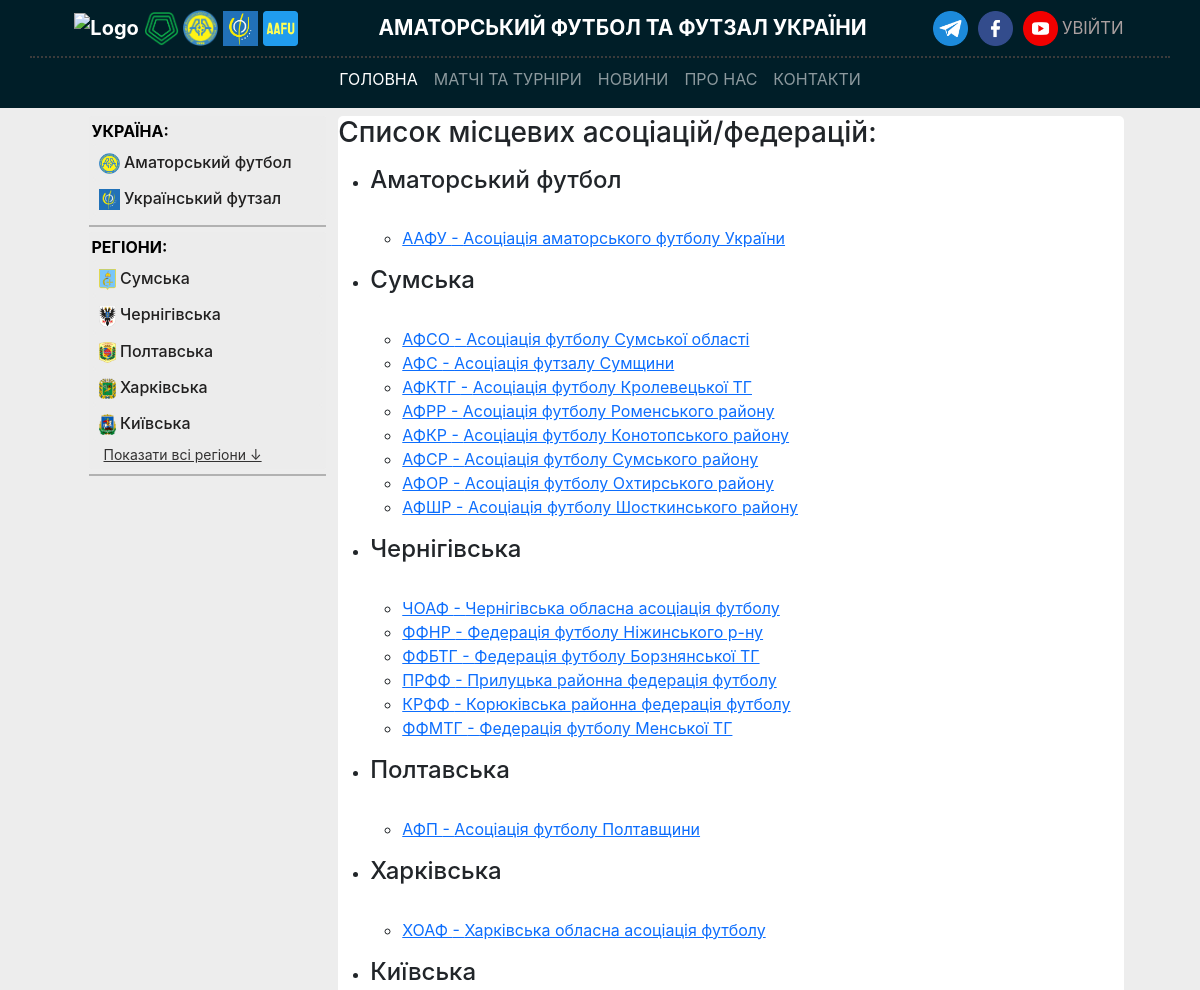
Page /organizations/ (upper part) on the earlier database version.
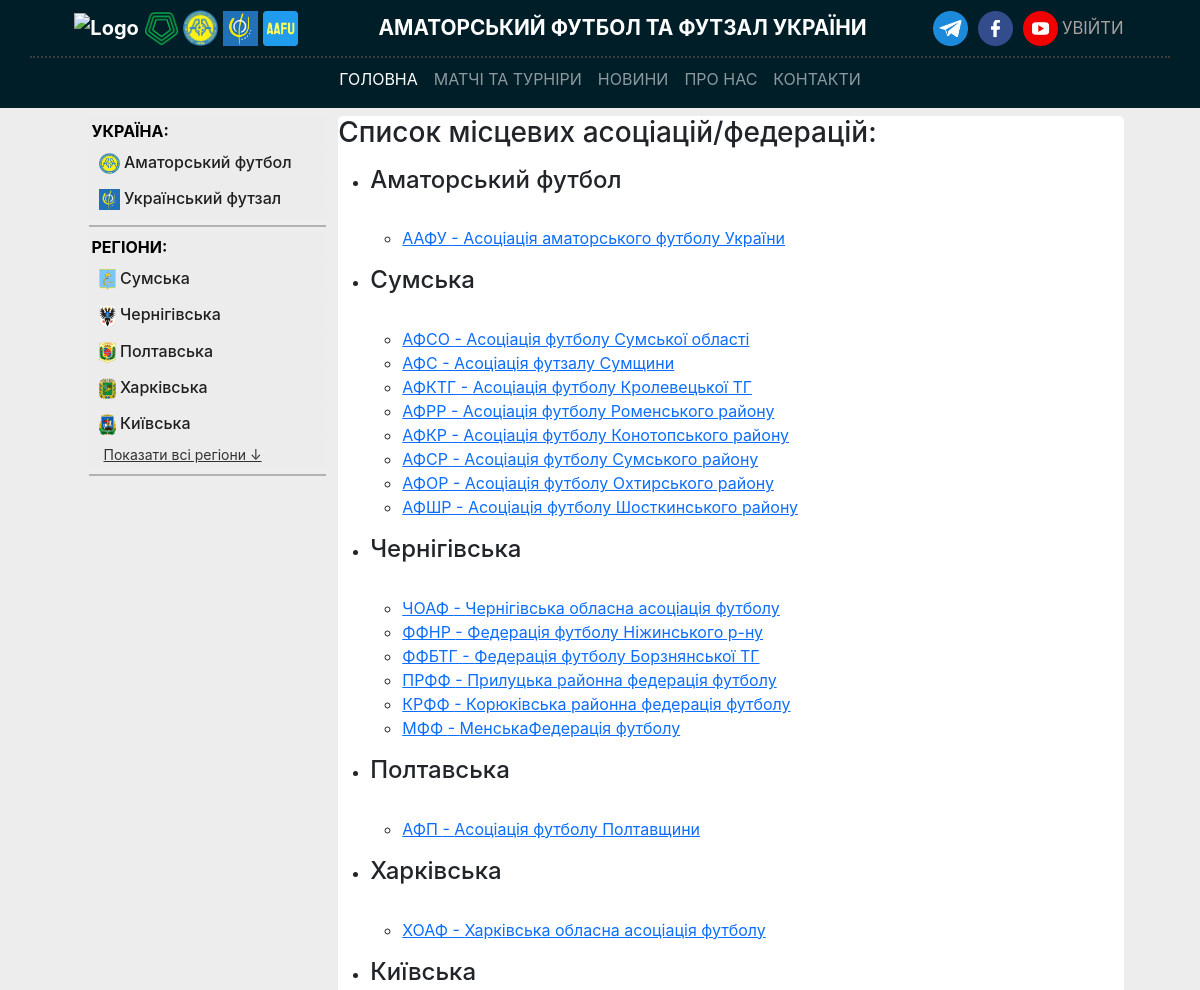
Same page on the later database version.
### models/region.py (models this page shows, shortened)
class Region(Base):
    __tablename__ = "regions"
    __table_args__ = (UniqueConstraint("slug", name="uq_region_slug"),)
    id: Mapped[intpk]
    name: Mapped[str] = mapped_column(String(30), nullable=False)
    emblem: Mapped[str | None] = mapped_column(String(256))
    slug: Mapped[str] = mapped_column(String(30), nullable=False, unique=True)
    status: Mapped[bool] = mapped_column(default=0, server_default="0", nullable=False)
    organizations: Mapped[list["Organization"]] = relationship(
        back_populates="region",
        cascade="all, delete-orphan",
    )
    teams: Mapped[list["Team"]] = relationship(
        back_populates="region",
    )
    stadiums: Mapped[list["Stadium"]] = relationship(
        back_populates="region",
    )
    persons: Mapped[list["Person"]] = relationship(
        back_populates="region",
    )
    contact: Mapped[list["Contact"]] = relationship(
        back_populates="region",
    )
    newstables: Mapped[list["News"]] = relationship(
        back_populates="region",
    )

### models/organization.py (models this page shows, shortened)
class Organization(RegionRelationMixin, Base):
    __tablename__ = "organizations"
    _region_id_nullable: bool = True
    _region_id_unique: bool = False
    _region_back_populates = "organizations"
    id: Mapped[intpk]
    name: Mapped[str] = mapped_column(String(10), nullable=False)
    slug: Mapped[str] = mapped_column(String(30), nullable=False, unique=True)
    full_name: Mapped[str] = mapped_column(String(256), nullable=False)
    description: Mapped[str | None] = mapped_column(
        Text, default="", server_default="", nullable=True
    )
    logo: Mapped[str | None] = mapped_column(String(256))
    website: Mapped[str | None] = mapped_column(String)
    tournament_level = Column(
        SQLAlchemyEnum(TournamentLevel),
        default=TournamentLevel.not_specified,
        server_default=TournamentLevel.not_specified.value,
        nullable=True,
    )
    association_id: Mapped[int | None] = mapped_column(
        ForeignKey("associations.id", onupdate="SET NULL", ondelete="SET NULL"),
    )
    tournaments: Mapped[list["Tournament"]] = relationship(
        back_populates="organization",
    )
    association: Mapped["Association"] = relationship(
        back_populates="organizations",
    )

### controllers/organization.py (the view)
@router.get("/", response_model=List[schemas.OrganizationSchemas])
async def read_organizations(
    request: Request,
    skip: int = 0,
    limit: int = 100,
    db: AsyncSession = Depends(get_db),
):
    return render(
        "organizations.html",
        request,
        {
            "news_list": await get_news_list(db),  # Стрічка новин (всі регіони)
            "regions_list": await get_regions_list(db),  # Список регіонів (бокове меню)
            "organizations": await crud.get_organizations(db, skip=skip, limit=limit),
        },
    )

### templates/organizations.html (shortened to what this page needs)
{% extends "base.html" %}
{% block content %}
<h3>Список місцевих асоціацій/федерацій:</h3>
 <div class="fiex justify-center flex-col items-center">
  <div class="fiex center my-3 gap-5">
    {% for region in regions_list %}
      <ul>
        <li>
            <h4>{{ region.name }}</h4><br>
            {% for organization in organizations if organization.region.id == region.id %}
            <ul>
              <li>
                  <a href="/organizations/{{organization.slug}}">
                      {{ organization.name }} - {{ organization.full_name }}
                  </a>
              </li>
            </ul>
            {% endfor %}
        </li>
      </ul>
    {% endfor %}
  </div>
</div>
{% endblock %}

### templates/base.html (shortened to what this page needs)
<!doctype html>
<html lang="uk">
<head>
    <link rel="stylesheet" href="{{ url_for('static', path='css/bootstrap.min.css') }}">
    <link rel="stylesheet" href="/static/css/stl_base.css">
</head>
<body>
    <nav class="navbar navbar-expand-lg navbar-dark">
        <div class="container navTitle border-bottom-only" style="justify-content: space-around">
            <div>
                <a class="navbar-brand p-0" href="/">
                    <img src="/static/img/techical_image/icon-uaf.png" alt="Logo" height="35">
                    <img src="/static/img/techical_image/icon-pfl.png" alt="Logo" width="35">
                    <img src="/static/img/techical_image/icon-aafu.png" alt="Logo" width="35">
                    <img src="/static/img/techical_image/icon-afu.jfif" alt="Logo" width="35">
                    <img src="/static/img/techical_image/icon-site_logo.png" alt="Logo" width="35">
                </a>
            </div>
            <div>
                <p>АМАТОРСЬКИЙ ФУТБОЛ ТА ФУТЗАЛ УКРАЇНИ</p>
            </div>
            <div class="social-media">
                <div>
                    <a target="_blank" href="/">
                        <img src="/static/img/techical_image/social_media/icon_tg.png" alt="logo" width="35"/>
                    </a>
                    <a target="_blank" href="https://www.facebook.com/aafu.org.ua">
                        <img src="/static/img/techical_image/social_media/icon_fb.png" alt="logo" width="35"/>
                    </a>
                    <a target="_blank" href="https://www.youtube.com/channel/UCPjEI04Vvcr3U2Ib62tUarA">
                        <img src="/static/img/techical_image/social_media/icon_youtube.png" alt="logo" width="35"/>
                    </a>
                </div>
                <div class="logIn-logout">
                    {% if user_session %}
                        <a href="/sign-in">Вийти</a>
                    {% else %}
                        <a href="/sign-in">Увійти</a>
                    {% endif %}
                </div>
            </div>
        </div>
        <div class="container navButton">
            <div class="collapse navbar-collapse" id="navbarNav" style="">
                <ul class="navbar-nav">
                    <li class="nav-item">
                        <a class="nav-link active" aria-current="page" href="/">Головна</a>
                    </li>
                    <li class="nav-item">
                        <a class="nav-link" href="#">Матчі та турніри</a>
                    </li>
                    <li class="nav-item">
                        <a class="nav-link" href="#">Новини</a>
                    </li>
                    <li class="nav-item">
                        <a class="nav-link" href="#">Про нас</a>
                    </li>
                    <li class="nav-item">
                        <a class="nav-link" href="#">Контакти</a>
                    </li>
                </ul>
            </div>
        </div>
    </nav>
    <div class="container">
        <div class="col-12 col-md-11 col-lg-11 mx-auto my-2">
            <div class="row">
                <aside class="col-12 col-md-3">
                    <div class="left-menu">
                      <span class="span-name">УКРАЇНА:</span>
                      <div class="left-menu-organisations">
                        {% for region in regions_list | selectattr("status", "equalto", 1) %}
                          <a href="/region/{{ region.slug }}"
                            title="Відкрити всі діючі турніри {{ region.name }}у"
                            data-region-slug="{{ region.slug }}"
                          >
                              <div class="region_name">
                                <img
                                  src="{{ url_for('static', path='/img/regions/' ~ region.emblem) }}"
                                  alt="{{ region.name }} logo"
                                  width="21rem"
                                  height="21rem"
                                  class="leftMenu__flag"
                                >
                                <span class="leftMenu_button">{{ region.name }}</span>
                              </div>
                          </a>
                        {% endfor %}
                      </div>
                    </div>
                    <hr class="hr-border-between">
                    <div class="left-menu">
                        <span class="span-name">РЕГІОНИ:</span>
                        <div class="left-menu-organisations">
                            {% for region in regions_list | selectattr("status", "equalto", 0) %}
                                <a
                                  href="/region/{{ region.slug }}"
                                  title="Відкрити всі діючі турніри {{ region.name }} області"
                                  data-region-slug="{{ region.slug }}"
                                  class="region-link {% if loop.index > 5 %}hidden-region{% endif %}">
                                    <div class="region">
                                        <img
                                          src="{{ url_for('static', path='/img/regions/' ~ region.emblem) }}"
                                          alt="{{ region.name }} logo"
                                          width="17rem"
                                          height="21rem"
                                          class="leftMenu__flag">
                                        <span class="leftMenu_button">{{ region.name }}</span>
                                    </div>
                                </a>
                            {% endfor %}
                        </div>
                        {% if regions_list|length > 5 %}
                            <a id="toggleRegions" class="show-more-btn">Показати всі регіони ↓</a>
                        {% endif %}
                    </div>
                    <hr class="hr-border-between">
                </aside>
                <div class="col-12 col-md-9 block-content" data-main="content">
                    {% block content %}
                    {% endblock %}
                </div>
            </div>
        </div>
    </div>
</body>
</html>

### static/css/stl_base.css (style rules this page uses)
body { background-color: #ededed; font-family: "Inter", -apple-system, BlinkMacSystemFont, "Segoe UI", Roboto, "Helvetica Neue", Arial, sans-serif; }
nav { display: flex; flex-direction: column; background-color: #001e28; }
.border-bottom-only { border-bottom: 2px dotted #3b3b3b; }
.navTitle >div { height: 40px; display: flex; justify-content: space-between; align-items: center; margin-bottom: 8px; }
.navTitle p { color: white; margin: 0; }
body > nav > div.container.navTitle { justify-content: center; font-weight: bold; font-size: 1.3em; }
.social-media a { margin: 0 2px 0 2px; text-decoration: none; color: #aba0a0; font-weight: normal; }
.navButton { margin: 1px; }
#navbarNav { justify-content: space-around; text-transform: uppercase; }
.logIn-logout { text-transform: uppercase; font-size: 0.8em; }
.left-menu { background-color: #ececec; border-radius: 3px; padding: 3px; }
.left-menu-organisations { background-color: #ececec; margin: 0px; padding: 1px; }
.leftMenu_button { color: #212020; font-weight: 500; }
.left-menu-organisations a { text-decoration: none; color: #212020; display: block; padding: 4px; border: 2px solid #ececec; border-radius: 3px; transition: background-color 0.3s ease, color 0.3s ease, font-weight 0.3s ease; }
.hr-border-between { border-width: 1px; border-color: black; border-style: solid; width: 100%; margin: 5px 0px; padding: 0; }
.span-name { font-weight: bold; color: black; text-transform: uppercase; }
.show-more-btn { margin-top: 10px; color: #333232; border: none; padding: 8px 12px; cursor: pointer; border-radius: 5px; font-size: 14px; }
.block-content { background-color: #ffffff; border-radius: 5px; padding: 0px; }

Differences in the rows shown:
changed Organization: name "ФФМТГ" → "МФФ"; full_name "Федерація футболу Менської ТГ" → "МенськаФедерація футболу"
